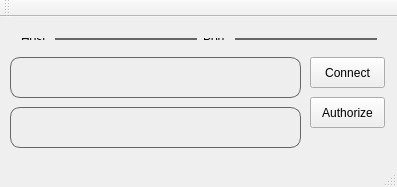
<?xml version="1.0" encoding="UTF-8"?>
<ui version="4.0">
 <class>Pop3</class>
 <widget class="QMainWindow" name="Pop3">
  <property name="geometry">
   <rect>
    <x>0</x>
    <y>0</y>
    <width>397</width>
    <height>187</height>
   </rect>
  </property>
  <property name="windowTitle">
   <string>Pop3</string>
  </property>
  <widget class="QWidget" name="centralWidget">
   <widget class="QPushButton" name="pushButton">
    <property name="geometry">
     <rect>
      <x>310</x>
      <y>40</y>
      <width>75</width>
      <height>31</height>
     </rect>
    </property>
    <property name="styleSheet">
     <string notr="true"/>
    </property>
    <property name="text">
     <string>Connect</string>
    </property>
   </widget>
   <widget class="QTextEdit" name="textEdit">
    <property name="geometry">
     <rect>
      <x>10</x>
      <y>40</y>
      <width>291</width>
      <height>41</height>
     </rect>
    </property>
    <property name="styleSheet">
     <string notr="true">height:20px;
border-radius:10px;
padding:0 10px 0 10px;
border:1px solid #666;
background:#eee;
color:#333;</string>
    </property>
   </widget>
   <widget class="QWidget" name="layoutWidget">
    <property name="geometry">
     <rect>
      <x>10</x>
      <y>10</y>
      <width>378</width>
      <height>24</height>
     </rect>
    </property>
    <layout class="QHBoxLayout" name="horizontalLayout">
     <item>
      <widget class="QLabel" name="label">
       <property name="text">
        <string>Host:</string>
       </property>
      </widget>
     </item>
     <item>
      <widget class="QLineEdit" name="lineEdit">
       <property name="styleSheet">
        <string notr="true">height:20px;
border-radius:10px;
padding:0 10px 0 10px;
border:1px solid #666;
background:#eee;
color:#333;</string>
       </property>
       <property name="text">
        <string>pop.yandex.ru</string>
       </property>
      </widget>
     </item>
     <item>
      <widget class="QLabel" name="label_2">
       <property name="text">
        <string>Port:</string>
       </property>
      </widget>
     </item>
     <item>
      <widget class="QLineEdit" name="lineEdit_2">
       <property name="styleSheet">
        <string notr="true">height:20px;
border-radius:10px;
padding:0 10px 0 10px;
border:1px solid #666;
background:#eee;
color:#333;</string>
       </property>
       <property name="text">
        <string>110</string>
       </property>
      </widget>
     </item>
    </layout>
   </widget>
   <widget class="QPushButton" name="pushButton_2">
    <property name="geometry">
     <rect>
      <x>310</x>
      <y>80</y>
      <width>75</width>
      <height>31</height>
     </rect>
    </property>
    <property name="text">
     <string>Authorize</string>
    </property>
   </widget>
   <widget class="QTextEdit" name="textEdit_2">
    <property name="geometry">
     <rect>
      <x>10</x>
      <y>90</y>
      <width>291</width>
      <height>41</height>
     </rect>
    </property>
    <property name="styleSheet">
     <string notr="true">height:20px;
border-radius:10px;
padding:0 10px 0 10px;
border:1px solid #666;
background:#eee;
color:#333;</string>
    </property>
   </widget>
  </widget>
  <widget class="QMenuBar" name="menuBar">
   <property name="geometry">
    <rect>
     <x>0</x>
     <y>0</y>
     <width>397</width>
     <height>21</height>
    </rect>
   </property>
  </widget>
  <widget class="QToolBar" name="mainToolBar">
   <attribute name="toolBarArea">
    <enum>TopToolBarArea</enum>
   </attribute>
   <attribute name="toolBarBreak">
    <bool>false</bool>
   </attribute>
  </widget>
  <widget class="QStatusBar" name="statusBar"/>
 </widget>
 <layoutdefault spacing="6" margin="11"/>
 <resources/>
 <connections/>
</ui>
